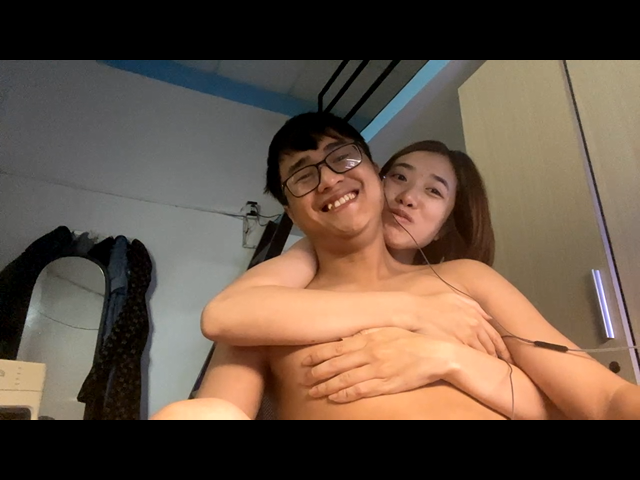
#> input picture 20_projects/app09_webcam_monitoring/capture_image.png, 640 x 480 px, given in place of the camera
$ python main.py
#> lines starting #> are read from the running program, lines starting #| are printed output that depends on the picture
import cv2
import time
import numpy as np
from emailing import send_email

video = cv2.VideoCapture(0)

time.sleep(1)
status_list = []
first_frame = None

def saveFrameToTxtFileAndImage(frame):
    flattened_array = frame.reshape(-1, frame.shape[-1])
    np.savetxt('output.txt', flattened_array, fmt='%d')
    cv2.imwrite('output.png', frame)

def createImageFromArray(array):
    arr = np.array(array)
    cv2.imwrite('created_iamge.png',arr)
    np.save("test.txt", array)


while True:
    status = 0
    check, frame = video.read()
#> frame is the input picture: shape (480, 640, 3); mean B, G, R 68.4, 82.6, 100.5

    gray_frame = cv2.cvtColor(frame, cv2.COLOR_RGB2GRAY)
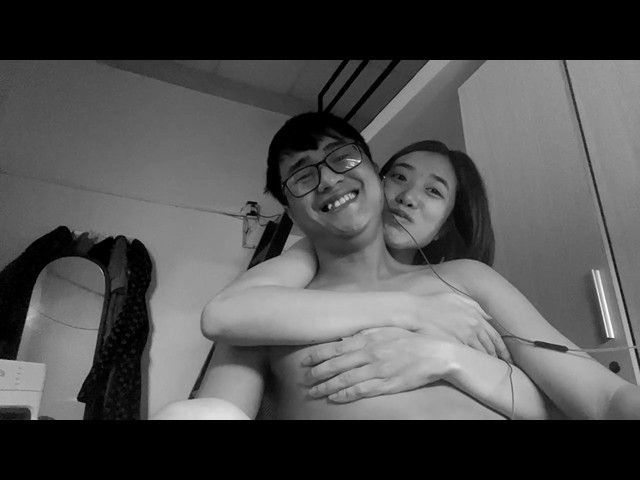
#> gray_frame: shape (480, 640); min 0, max 255, mean 80.4

    # This applies Gaussian blur to the grayscale frame (gray_frame) to reduce noise and smooth the image.
    # (21, 21) mức độ blur được apply
    gray_frame_gau = cv2.GaussianBlur(gray_frame, (19, 19), 0)
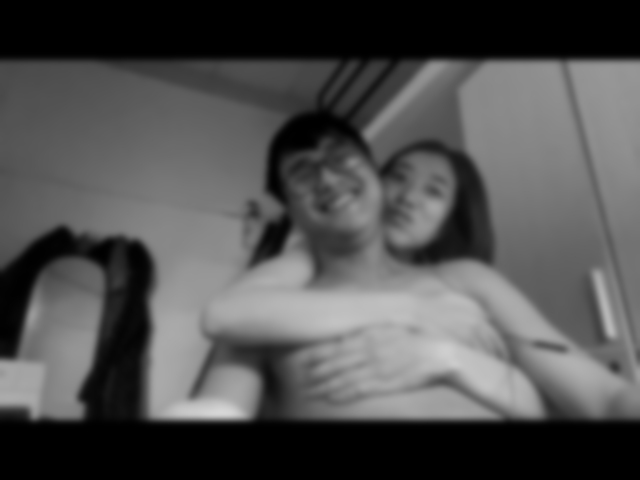
#> gray_frame_gau: shape (480, 640); min 0, max 215, mean 80.4
    if first_frame is None:
        first_frame = gray_frame_gau

    # Calculates the absolute difference between the initial background frame (first_frame) and the current frame (gray_frame_gau).
    delta_frame = cv2.absdiff(first_frame, gray_frame_gau)
#> delta_frame: shape (480, 640); every value is 0
    # Pixels with differences về cường độ above a certain threshold (60 in this case) are set to white (255), and those below the threshold are set to black (0).
    # cv2.threshold(delta_frame, 5, 255, cv2.THRESH_BINARY)[0] return threshhold value
    thresh_frame = cv2.threshold(delta_frame, 5, 255, cv2.THRESH_BINARY)[1]

    dil_frame = cv2.dilate(thresh_frame, None, iterations=2)
    # [5 lines of commented-out code are left out]
    cv2.imshow("dil_frame video", dil_frame)

    # draw rectangle around detected object into frame
    contours, check = cv2.findContours(dil_frame, cv2.RETR_EXTERNAL, cv2.CHAIN_APPROX_SIMPLE)
#> contours = []; check = None
    for contour in contours:
        if cv2.contourArea(contour) < 3000:
            continue
        x, y, w, h = cv2.boundingRect(contour)
        rectangle = cv2.rectangle(frame, (x,y), (x+w, y+h), (0, 255, 0), 1)
        if rectangle.any():
            status = 1
#> this loop made 0 passes

    status_list.append(status)
    status_list = status_list[-2:]
    if status_list[0] == 1 and status_list[1] == 0:
        send_email()
    print(status_list)
    cv2.imshow("Video", frame)
    key = cv2.waitKey(1)
#> (key q is pressed here)

    if key == ord("c"):
        # Print captured frame
        print("Frame is captured:")
        saveFrameToTxtFileAndImage(delta_frame)
        break
    if key == ord("q"):
        break

video.release()
